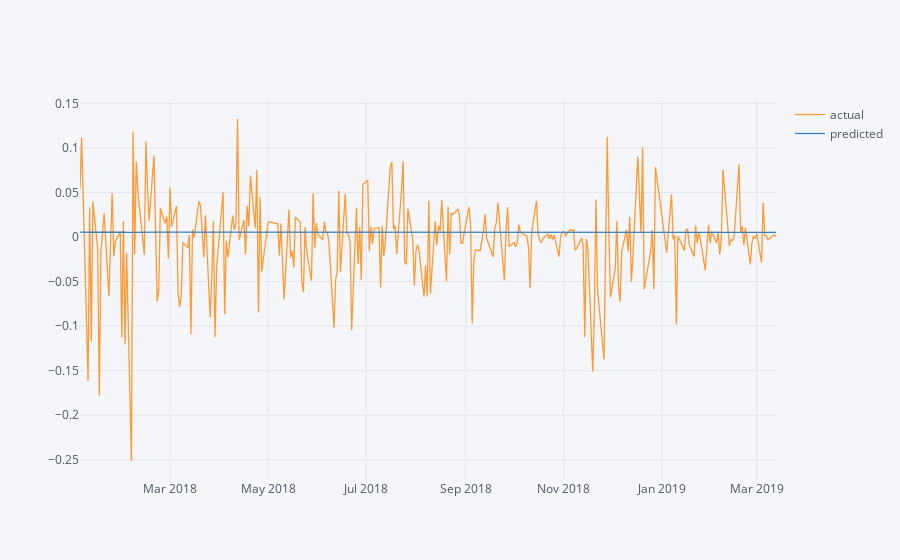

The code cell stored with this chart in its notebook:
### Markdown cell above
# 実際のBTC_USDの変化率と予測結果（2018-01-04から2019-03-13まで）

### Code cell
pd.DataFrame({
    "actual": test_y["close_btc"],
    "predicted": model.predict(test_x).reshape(1, -1)[0]
}).iplot()

### Figure 1 — Plotly figure (JSON) as saved in the notebook; plotly's stock layout.template omitted (floating-point values rounded to 4 significant figures; data arrays with more than 128 entries replaced by an {"elided": "..."} marker saying what was removed)
{"data": [{"line": {"color": "rgba(255, 153, 51, 1.0)", "dash": "solid", "shape": "linear", "width": 1.3}, "mode": "lines", "name": "actual", "text": "", "type": "scatter", "uid": "4d7cbffe-baa2-4466-8b82-abe6ee2d1629", "x": {"elided": "293 str values"}, "y": {"elided": "293 float values"}}, {"line": {"color": "rgba(55, 128, 191, 1.0)", "dash": "solid", "shape": "linear", "width": 1.3}, "mode": "lines", "name": "predicted", "text": "", "type": "scatter", "uid": "e6849bb5-99f2-4516-a598-1e2b22a7a467", "x": {"elided": "293 str values"}, "y": {"elided": "293 float values"}}], "layout": {"autosize": true, "legend": {"bgcolor": "#F5F6F9", "font": {"color": "#4D5663"}}, "paper_bgcolor": "#F5F6F9", "plot_bgcolor": "#F5F6F9", "title": {"font": {"color": "#4D5663"}}, "xaxis": {"autorange": true, "gridcolor": "#E1E5ED", "range": ["2018-01-04", "2019-03-13"], "showgrid": true, "showspikes": false, "tickfont": {"color": "#4D5663"}, "title": {"font": {"color": "#4D5663"}, "text": ""}, "type": "date", "zerolinecolor": "#E1E5ED"}, "yaxis": {"autorange": true, "gridcolor": "#E1E5ED", "range": [-0.2727, 0.1538], "showgrid": true, "showspikes": false, "tickfont": {"color": "#4D5663"}, "title": {"font": {"color": "#4D5663"}, "text": ""}, "type": "linear", "zerolinecolor": "#E1E5ED"}}}
